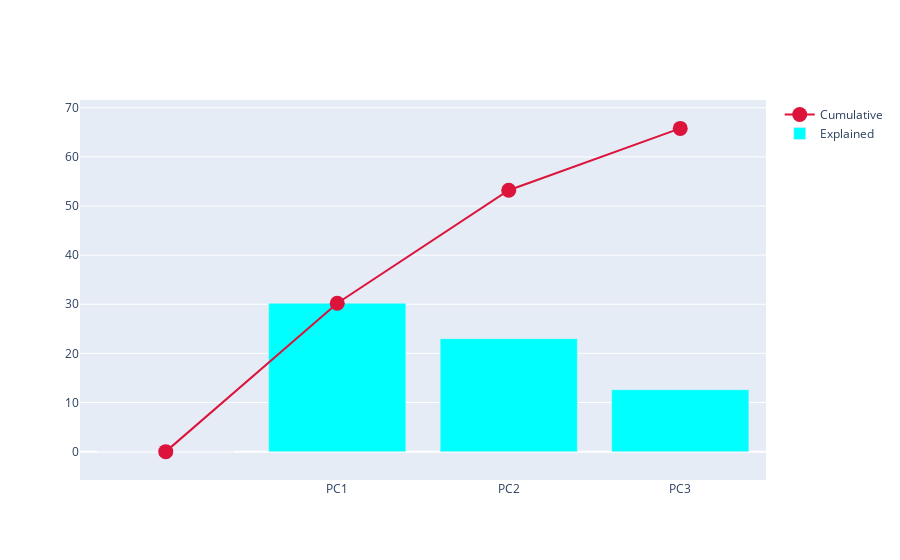

Write notebook code for a chart like this one.
### Markdown cell above
##### Explained Variance + Cumulative Variance

### Code cell
import plotly.graph_objects as go

fig = go.Figure()

fig.add_trace(
    go.Scatter(
        x=df_explained_variance['PC'],
        y=df_explained_variance['Cumulative Variance'],
        marker=dict(size=15, color='crimson'),
        name='Cumulative'
    ))

fig.add_trace(
    go.Bar(
        x=df_explained_variance['PC'],
        y=df_explained_variance['Explained Variance'],
        marker=dict(color='cyan'),
        name='Explained'
    ))

fig.show()

### Figure 1 — Plotly figure (JSON) as saved in the notebook; plotly's stock layout.template omitted (floating-point values rounded to 4 significant figures)
{"data": [{"marker": {"color": "crimson", "size": 15}, "name": "Cumulative", "type": "scatter", "x": ["", "PC1", "PC2", "PC3"], "y": [0, 30.2, 53.2, 65.8]}, {"marker": {"color": "cyan"}, "name": "Explained", "type": "bar", "x": ["", "PC1", "PC2", "PC3"], "y": [0, 30.2, 23, 12.6]}], "layout": {}}
